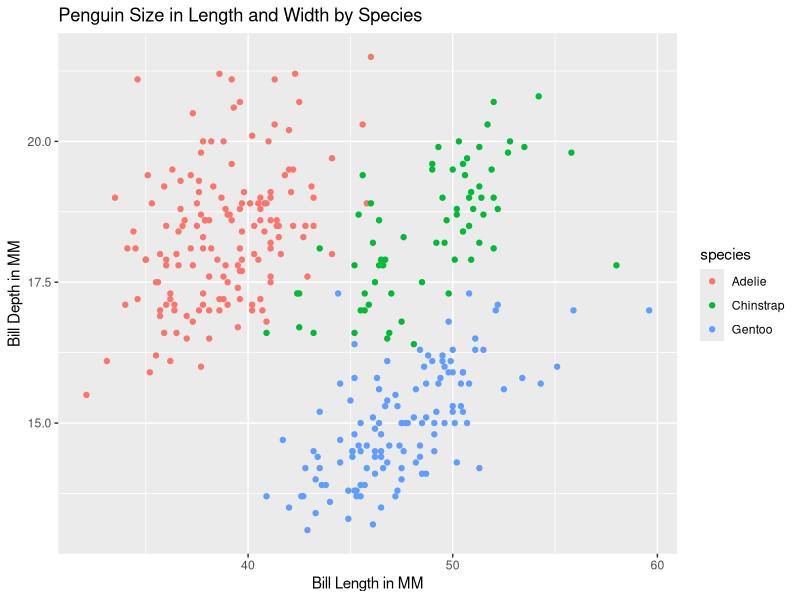
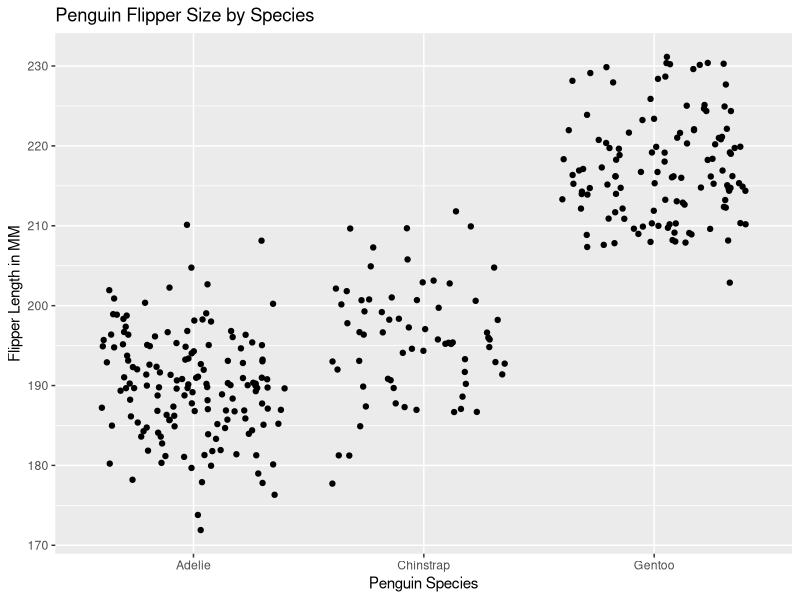

R code for these plots, in order:
## ---- chunk 1
library(tidyverse)
library(palmerpenguins)
## ---- chunk 2
    fx = expression( x ^ 2)
    x = 3
    D = D(fx, 'x')
    eval(D)
## ---- chunk 3
    ax = expression(2 * (3 * a + 2) ^ 4 - 5)
    a = 1.2
    dax = D(ax, 'a')
    eval(dax)
## ---- chunk 4
    ggplot(data = penguins, aes(x = penguins$bill_length_mm, y = penguins$bill_depth_mm, color = species)) + geom_point() + labs(x = "Bill Length in MM", y = "Bill Depth in MM", title = "Penguin Size in Length and Width by Species")
## ---- chunk 5
ggplot(data = penguins, aes(x = penguins$species, y = penguins$flipper_length_mm)) + geom_jitter() + labs(x = "Penguin Species", y = "Flipper Length in MM", title = "Penguin Flipper Size by Species")
